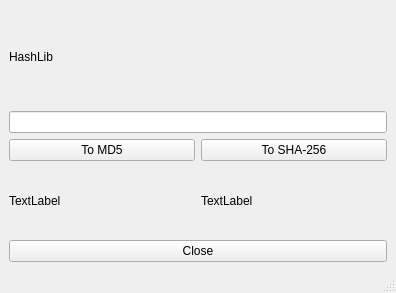
<?xml version="1.0" encoding="UTF-8"?>
<ui version="4.0">
 <class>MainWindow</class>
 <widget class="QMainWindow" name="MainWindow">
  <property name="geometry">
   <rect>
    <x>0</x>
    <y>0</y>
    <width>396</width>
    <height>293</height>
   </rect>
  </property>
  <property name="windowTitle">
   <string>MainWindow</string>
  </property>
  <widget class="QWidget" name="centralwidget">
   <layout class="QVBoxLayout" name="verticalLayout_3">
    <item>
     <widget class="QLabel" name="label">
      <property name="text">
       <string>HashLib</string>
      </property>
     </widget>
    </item>
    <item>
     <widget class="QLineEdit" name="textInput"/>
    </item>
    <item>
     <layout class="QHBoxLayout" name="horizontalLayout">
      <item>
       <layout class="QVBoxLayout" name="verticalLayout_2">
        <item>
         <widget class="QPushButton" name="toMd5Button">
          <property name="text">
           <string>To MD5</string>
          </property>
         </widget>
        </item>
        <item>
         <widget class="QLabel" name="md5Label">
          <property name="text">
           <string>TextLabel</string>
          </property>
         </widget>
        </item>
       </layout>
      </item>
      <item>
       <layout class="QVBoxLayout" name="verticalLayout">
        <item>
         <widget class="QPushButton" name="toSha256Button">
          <property name="text">
           <string>To SHA-256</string>
          </property>
         </widget>
        </item>
        <item>
         <widget class="QLabel" name="sha256Label">
          <property name="text">
           <string>TextLabel</string>
          </property>
         </widget>
        </item>
       </layout>
      </item>
     </layout>
    </item>
    <item>
     <widget class="QPushButton" name="closeButton">
      <property name="text">
       <string>Close</string>
      </property>
     </widget>
    </item>
   </layout>
  </widget>
  <widget class="QMenuBar" name="menubar">
   <property name="geometry">
    <rect>
     <x>0</x>
     <y>0</y>
     <width>396</width>
     <height>21</height>
    </rect>
   </property>
  </widget>
  <widget class="QStatusBar" name="statusbar"/>
 </widget>
 <resources/>
 <connections/>
</ui>
